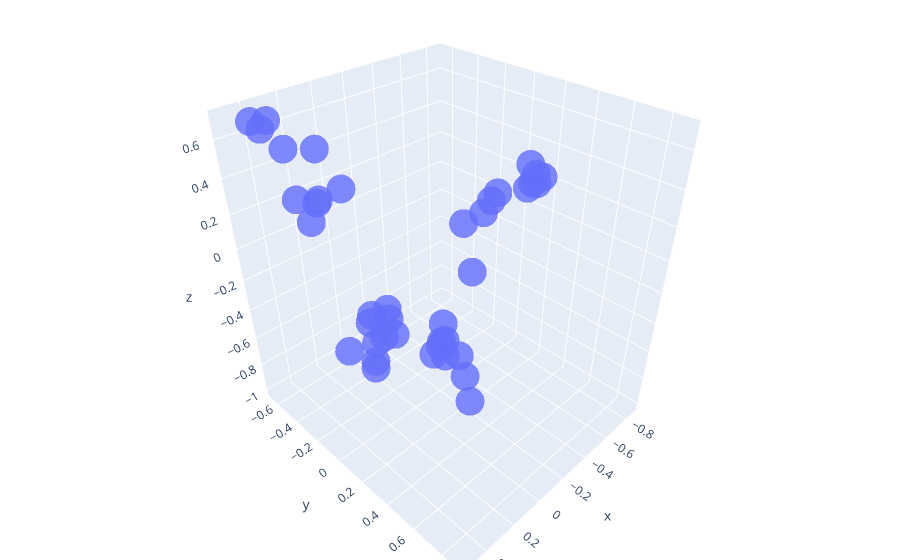

Here is the notebook cell this chart was saved with:
### Markdown cell above
Comme vous pouvez le constater, cet embedding 2D basé sur la matrice V révèle la structure des communautés dans le graphe. Cependant, nous devrions clairement observer 4 communautés. En fonction du graphe généré de manière aléatoire, cela peut être difficile à percevoir. Si nous ajoutons une dimension d'embedding avec une colonne supplémentaire de V, nous pouvons corriger le problème.

### Code cell
# Graphique de l'embedding tridimensionnel des nœuds, nous pouvons voir 4 "clusters" évidents.

spectral_coords = nx.spectral_layout(G, dim=3)
spectral_coords = list(zip(*spectral_coords.values()))

trace = go.Scatter3d(
    x=spectral_coords[0], 
    y=spectral_coords[1], 
    z=spectral_coords[2], 
    mode='markers',
    marker={
        'size': 10,
        'opacity': 0.8,
    }
)

# Configure the layout.
layout = go.Layout(
    margin={'l': 0, 'r': 0, 'b': 0, 't': 0},
)

data = [trace]

plot_figure = go.Figure(data=data, layout=layout)

# Render the plot.
plotly.offline.iplot(plot_figure)

### Figure 1 — Plotly figure (JSON) as saved in the notebook; plotly's stock layout.template omitted (floating-point values rounded to 4 significant figures)
{"data": [{"marker": {"opacity": 0.8, "size": 10}, "mode": "markers", "type": "scatter3d", "x": [0.28, 0.3301, 0.3323, 0.2072, 0.2901, 0.4229, 0.2178, 0.2416, 0.3944, 0.375, -0.8644, -0.4728, -0.8365, -0.7994, -0.7381, -0.7424, -0.5075, -0.7072, -0.6409, -0.5038, 0.4261, 0.3267, 0.4196, 0.5215, 0.2435, 0.2595, 0.4423, 0.3042, -0.009659, 0.3842, 0.1274, 0.06998, 0.05226, -0.0168, 0.05597, 0.01904, 0.08549, 0.134, -0.06126, -0.0623], "y": [-0.3312, -0.3412, -0.4464, -0.4646, -0.5699, -0.5175, -0.2242, -0.371, -0.6547, -0.538, 0.09368, -0.08417, 0.09069, 0.1877, 0.1354, 0.1429, 0.08254, 0.2206, 0.01098, 0.03376, 0.6549, 0.5816, 0.6551, 0.8848, 0.4958, 0.6005, 0.8397, 0.5467, 0.4173, 0.5708, -0.4409, -0.2703, -0.2682, -0.3868, -0.308, -0.1785, -0.1459, -0.1786, -0.2328, -0.2928], "z": [0.32, 0.2111, 0.2966, 0.221, 0.5103, 0.6656, 0.3954, 0.5588, 0.6563, 0.689, 0.206, -0.02141, 0.1586, 0.2439, 0.1789, 0.3216, 0.173, 0.2488, 0.1417, 0.08126, 0.08771, -0.07454, 0.1085, 0.1389, -0.08752, -0.1038, -0.08063, 0.07187, 0.1226, -0.03497, -0.8047, -0.4681, -0.6817, -1, -0.5508, -0.4698, -0.5429, -0.7151, -0.6626, -0.5089]}], "layout": {"margin": {"b": 0, "l": 0, "r": 0, "t": 0}}}
